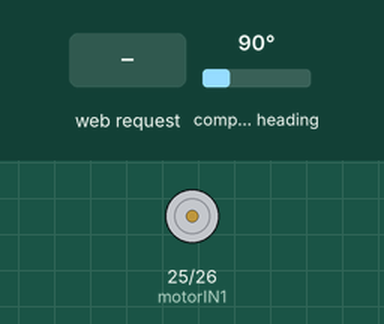
Simulated run of this sketch. Board: ESP32-S3. Parts: motor-driver pin pairs drawn as motors (green arrow = first pin HIGH = forward, orange = second pin HIGH = backward, longer = more drive, scaled by the enable pin). Wiring (inferred from the names in the program): AS5600 angle sensor at I2C address 0x36. The test bench sets the inputs (shaded band); at power-on: compass heading 90°. EEPROM starts erased.

Above: at 1.2 s.
1.3 s: compass heading set to 87°
At 2.0 s:
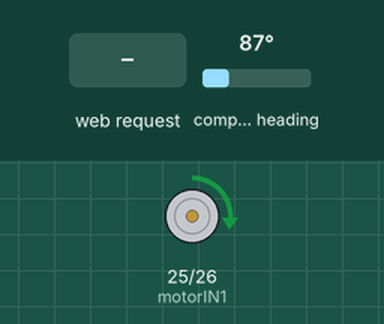
2.8 s: compass heading set to 7°
At 3.2 s:
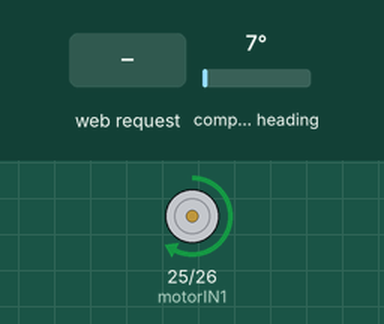
4.3 s: compass heading set to 180°
At 5.5 s:
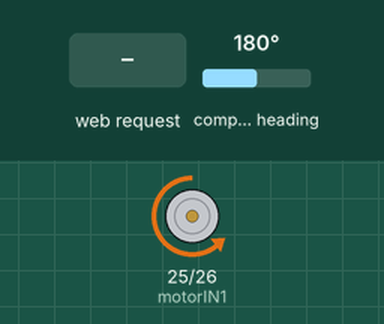
5.8 s: compass heading set to 0°
At 6.7 s:
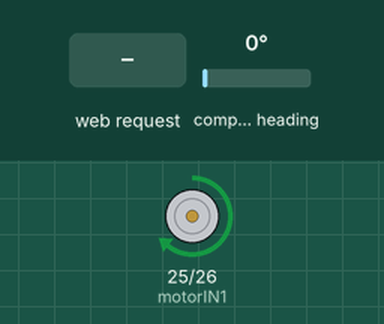
7.3 s: HTTP request GET /sethome received
At 7.8 s:
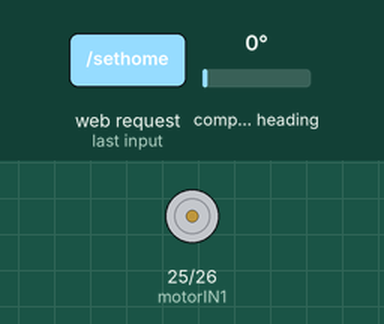
8.8 s: compass heading set to 3°
At 10.1 s:
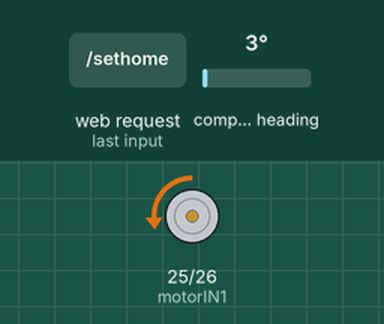
Timing chart, 0 to 11.3 s (numbered marks = the images above; inputs shaded):
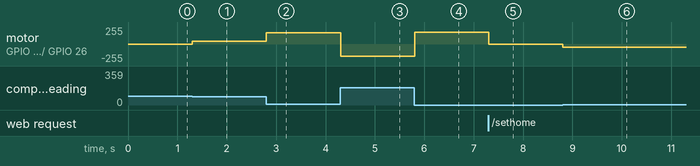

Measured:
- the behaviour switches between 90 and 89° on compass heading (found by bisection; images 0 and 1)
- the behaviour switches between 1 and 2° on compass heading (found by bisection; images 5 and 6)
- after the input at 1.3 s, motor on GPIO 25 (motorIN1) / GPIO 26 (motorIN2): stopped → forward 45/255 at once
- after the input at 2.8 s, motor on GPIO 25 (motorIN1) / GPIO 26 (motorIN2): forward 45/255 → forward 166/255 at once
- after the input at 4.3 s, motor on GPIO 25 (motorIN1) / GPIO 26 (motorIN2): forward 166/255 → backward 180/255 at once
- after the input at 5.8 s, motor on GPIO 25 (motorIN1) / GPIO 26 (motorIN2): backward 180/255 → forward 180/255 at once
- after the input at 7.3 s, motor on GPIO 25 (motorIN1) / GPIO 26 (motorIN2): forward 180/255 → stopped at once
- after the input at 8.8 s, motor on GPIO 25 (motorIN1) / GPIO 26 (motorIN2): stopped → backward 45/255 at once

The sketch:

V1.ino
```cpp
#include <WiFi.h>
#include <ESPAsyncWebServer.h>
#include <Wire.h>
#include <Preferences.h>

// --- Pins (ESP32-S3) ---
const int motorIN1 = 25;
const int motorIN2 = 26;
const int motorENA = 27;
const int inputPin = 32; // PWM or Analog Input

// --- PID & Control Variables ---
float Kp, Ki, Kd, tolerance, maxDeg, gearRatio;
float targetDeg = 0.0, currentDeg = 0.0;
float integral = 0, lastError = 0;
bool servoEnabled = true;
int controlMode = 0; // 0: Web, 1: PWM, 2: Analog

// --- Smoothing/Filtering ---
float filterAlpha = 0.15; // 0.1 (very smooth/slow) to 0.8 (fast/noisy)

// --- Encoder Variables ---
int lastRaw = 0;
long totalRaw = 0;
long homeOffset = 0;
volatile unsigned long pulseStart = 0;
volatile int pulseWidth = 0;

Preferences prefs;
AsyncWebServer server(80);

// --- Interrupt for External PWM ---
void IRAM_ATTR handlePWM() {
  if (digitalRead(inputPin) == HIGH) pulseStart = micros();
  else pulseWidth = micros() - pulseStart;
}

void updateEncoder() {
  Wire.beginTransmission(0x36);
  Wire.write(0x0E); // AS5600 Angle Register
  if (Wire.endTransmission() != 0) return; // I2C Error check

  Wire.requestFrom(0x36, 2);
  if (Wire.available() >= 2) {
    int raw = (Wire.read() << 8) | Wire.read();
    int diff = raw - lastRaw;

    // Handle wrap-around for multi-turn
    if (diff > 2048) diff -= 4096;
    if (diff < -2048) diff += 4096;

    totalRaw += diff;
    lastRaw = raw;

    // Degrees = (Total Pulses - Offset) * (360 / 4096) * GearRatio
    currentDeg = ((totalRaw - homeOffset) * (360.0 / 4096.0)) * gearRatio;
  }
}

void resetPID() {
  integral = 0;
  lastError = 0;
}

void driveMotor(int output) {
  // Add this inside void setup()
  analogWriteFrequency(motorIN1, 20000);
  analogWriteFrequency(motorIN2, 20000);
  float error = abs(targetDeg - currentDeg);

  // DEADZONE: Stop motor if within tolerance to prevent jitter/humming
  if (!servoEnabled || error < tolerance) {
    analogWrite(motorIN1, 0);
    analogWrite(motorIN2, 0);
    return;
  }

  // Minimum starting power (constrain between 45 and 255)
  int speed = constrain(abs(output), 45, 255);

  if (output > 0) {
    analogWrite(motorIN1, speed);
    analogWrite(motorIN2, 0);
  } else {
    analogWrite(motorIN1, 0);
    analogWrite(motorIN2, speed);
  }
}

void runPID() {
  float error = targetDeg - currentDeg;

  // Anti-windup for Integral
  integral += error;
  integral = constrain(integral, -100, 100);

  float derivative = error - lastError;
  int output = (Kp * error) + (Ki * integral) + (Kd * derivative);

  driveMotor(output);
  lastError = error;
}

// --- HTML Dashboard ---
const char index_html[] PROGMEM = R"rawliteral(
<!DOCTYPE html><html><head><title>Pro Servo Panel</title>
<style>
  body { font-family: sans-serif; text-align: center; background: #1a1a1a; color: white; padding: 20px; }
  .card { background: #2d2d2d; padding: 20px; border-radius: 15px; display: inline-block; width: 380px; border: 1px solid #444; }
  .btn { padding: 12px; margin: 5px; cursor: pointer; border: none; border-radius: 8px; font-weight: bold; width: 45%; }
  .on { background: #2ecc71; color: white; }
  .save { background: #3498db; color: white; width: 93%; }
  input, select { width: 85%; padding: 10px; margin: 10px 0; border-radius: 5px; background: #444; color: white; border: none; }
  .row { display: flex; justify-content: space-around; align-items: center; }
  .row input { width: 60px; }
</style></head>
<body>
  <div class="card">
    <h2>Smart Servo Pro</h2>
    <h1 id="pos">0.0</h1><p>Output Degrees</p>
    <hr>
    <h4>Gearing & Limits</h4>
    <div class="row"> Ratio: <input type="text" id="ratio"> Max: <input type="text" id="mDeg"> </div>
    <select id="mode">
      <option value="0">Web Dashboard</option>
      <option value="1">External PWM</option>
      <option value="2">Analog Signal</option>
    </select>
    <hr>
    <h4>PID Tuning</h4>
    <div class="row"> P:<input type="text" id="p"> I:<input type="text" id="i"> D:<input type="text" id="d"> </div>
    Tol: <input type="text" id="t" style="width:60px;">
    <button class="btn save" onclick="saveSettings()">APPLY & SAVE</button>
    <hr>
    <button class="btn on" onclick="fetch('/sethome')">SET ZERO</button>
    <input type="number" id="moveVal" placeholder="Degrees">
    <button class="btn on" style="width:93%; background:#9b59b6" onclick="move()">WEB MOVE</button>
  </div>
<script>
  function move() { fetch('/move?val=' + document.getElementById('moveVal').value); }
  function saveSettings() {
    const p = document.getElementById('p').value, i = document.getElementById('i').value, d = document.getElementById('d').value;
    const t = document.getElementById('t').value, m = document.getElementById('mode').value, max = document.getElementById('mDeg').value, r = document.getElementById('ratio').value;
    fetch(`/save?p=${p}&i=${i}&d=${d}&t=${t}&m=${m}&max=${max}&r=${r}`).then(() => alert("Saved!"));
  }
  fetch('/getparams').then(r => r.json()).then(data => {
    document.getElementById('p').value = data.p; document.getElementById('i').value = data.i;
    document.getElementById('d').value = data.d; document.getElementById('t').value = data.t;
    document.getElementById('mode').value = data.m; document.getElementById('mDeg').value = data.max;
    document.getElementById('ratio').value = data.r;
  });
  setInterval(() => { fetch('/getpos').then(r => r.text()).then(t => { document.getElementById('pos').innerText = t; }); }, 300);
</script></body></html>)rawliteral";

void setup() {
  Serial.begin(115200);
  Wire.begin();

  pinMode(motorIN1, OUTPUT); pinMode(motorIN2, OUTPUT);
  pinMode(motorENA, OUTPUT); digitalWrite(motorENA, HIGH);
  pinMode(inputPin, INPUT);

  // Load Saved Data
  prefs.begin("servo-data", false);
  homeOffset = prefs.getLong("offset", 0);
  Kp = prefs.getFloat("kp", 2.0);
  Ki = prefs.getFloat("ki", 0.0);
  Kd = prefs.getFloat("kd", 0.1);
  tolerance = prefs.getFloat("tol", 1.0);
  maxDeg = prefs.getFloat("maxDeg", 180.0);
  gearRatio = prefs.getFloat("ratio", 1.0);
  controlMode = prefs.getInt("mode", 0);

  // INITIAL ENCODER READ
  Wire.beginTransmission(0x36);
  Wire.write(0x0E);
  Wire.endTransmission();
  Wire.requestFrom(0x36, 2);
  if (Wire.available() >= 2) {
    lastRaw = (Wire.read() << 8) | Wire.read();
    totalRaw = lastRaw;
  }

  // Calculate current pos and SYNC target to prevent startup jump
  updateEncoder();
  targetDeg = currentDeg;

  if (controlMode == 1) attachInterrupt(digitalPinToInterrupt(inputPin), handlePWM, CHANGE);

  WiFi.softAP("SmartServo_Pro", "");

  // API Routes
  server.on("/", HTTP_GET, [](AsyncWebServerRequest *f){ f->send_P(200, "text/html", index_html); });

  server.on("/save", [](AsyncWebServerRequest *f){
    Kp = f->getParam("p")->value().toFloat();
    Ki = f->getParam("i")->value().toFloat();
    Kd = f->getParam("d")->value().toFloat();
    tolerance = f->getParam("t")->value().toFloat();
    maxDeg = f->getParam("max")->value().toFloat();
    gearRatio = f->getParam("r")->value().toFloat();
    int newMode = f->getParam("m")->value().toInt();

    if (newMode == 1 && controlMode != 1) attachInterrupt(digitalPinToInterrupt(inputPin), handlePWM, CHANGE);
    else if (newMode != 1 && controlMode == 1) detachInterrupt(digitalPinToInterrupt(inputPin));

    controlMode = newMode;
    resetPID();

    prefs.putFloat("kp", Kp); prefs.putFloat("ki", Ki); prefs.putFloat("kd", Kd);
    prefs.putFloat("tol", tolerance); prefs.putInt("mode", controlMode);
    prefs.putFloat("maxDeg", maxDeg); prefs.putFloat("ratio", gearRatio);
    f->send(200);
  });

  server.on("/move", [](AsyncWebServerRequest *f){ targetDeg = f->getParam("val")->value().toFloat(); f->send(200); });
  server.on("/getparams", [](AsyncWebServerRequest *f){
    String json = "{\"p\":"+String(Kp)+",\"i\":"+String(Ki)+",\"d\":"+String(Kd)+",\"t\":"+String(tolerance)+",\"m\":"+String(controlMode)+",\"max\":"+String(maxDeg)+",\"r\":"+String(gearRatio)+"}";
    f->send(200, "application/json", json);
  });
  server.on("/getpos", [](AsyncWebServerRequest *f){ f->send(200, "text/plain", String(currentDeg, 1)); });
  server.on("/sethome", [](AsyncWebServerRequest *f){
    homeOffset = totalRaw;
    targetDeg = 0;
    prefs.putLong("offset", homeOffset);
    f->send(200);
  });

  server.begin();
}

void loop() {
  updateEncoder();

  float rawInput = targetDeg;

  if (controlMode == 1) { // PWM MODE
    if (pulseWidth > 800 && pulseWidth < 2200) {
      rawInput = map(pulseWidth, 1000, 2000, 0, maxDeg);
    }
  }
  else if (controlMode == 2) { // ANALOG MODE
    int analogVal = 0;
    for(int i=0; i<8; i++) analogVal += analogRead(inputPin); // Multi-sample average
    rawInput = map(analogVal / 8, 0, 4095, 0, maxDeg);
  }

  // Apply smoothing only to external inputs (PWM/Analog)
  if (controlMode != 0) {
    // EMA Formula: Target = (Alpha * Raw) + ((1 - Alpha) * Target)
    targetDeg = (filterAlpha * rawInput) + ((1.0 - filterAlpha) * targetDeg);
  }

  runPID();
  delay(2); // Faster loop for better response
}
```
